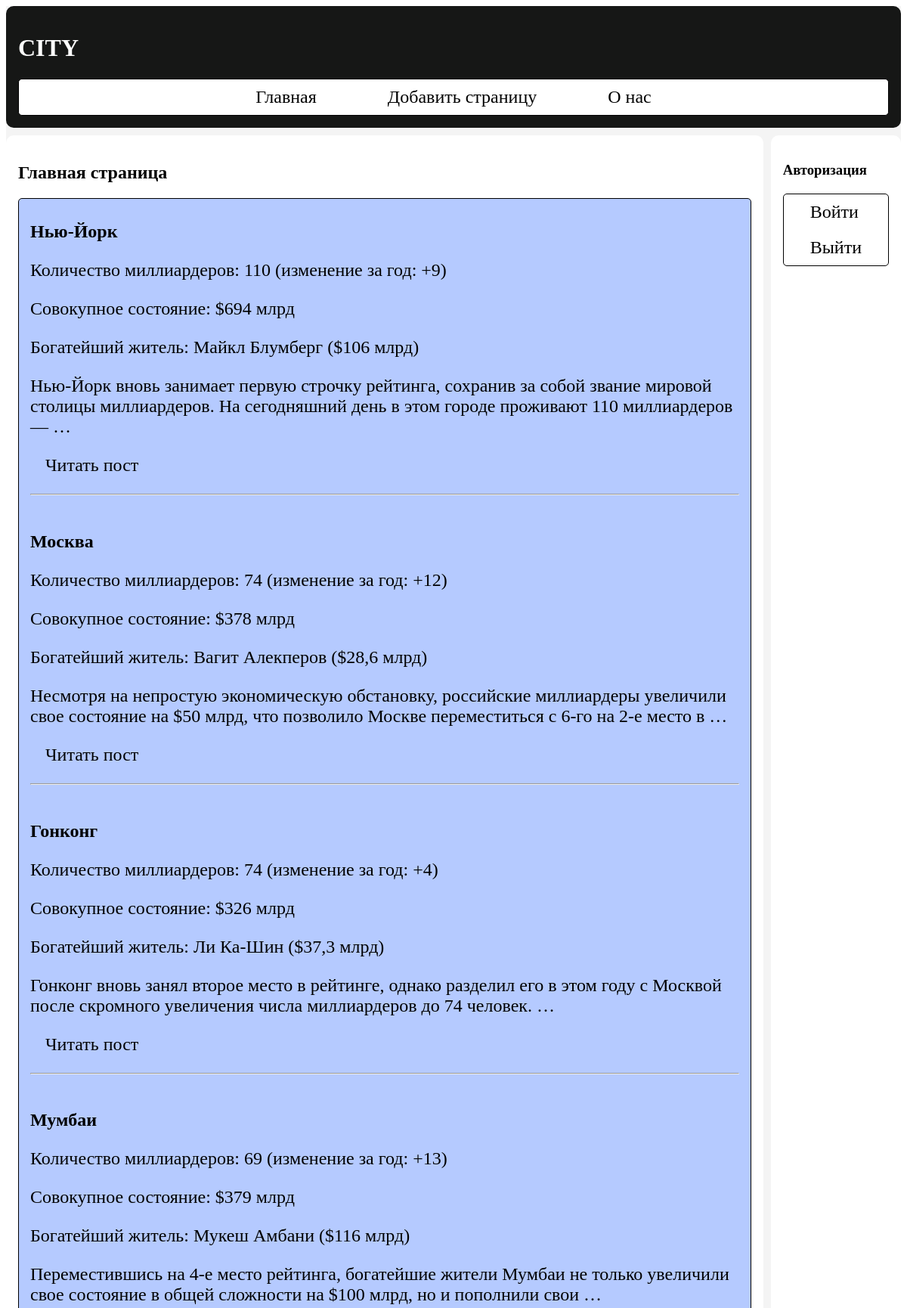
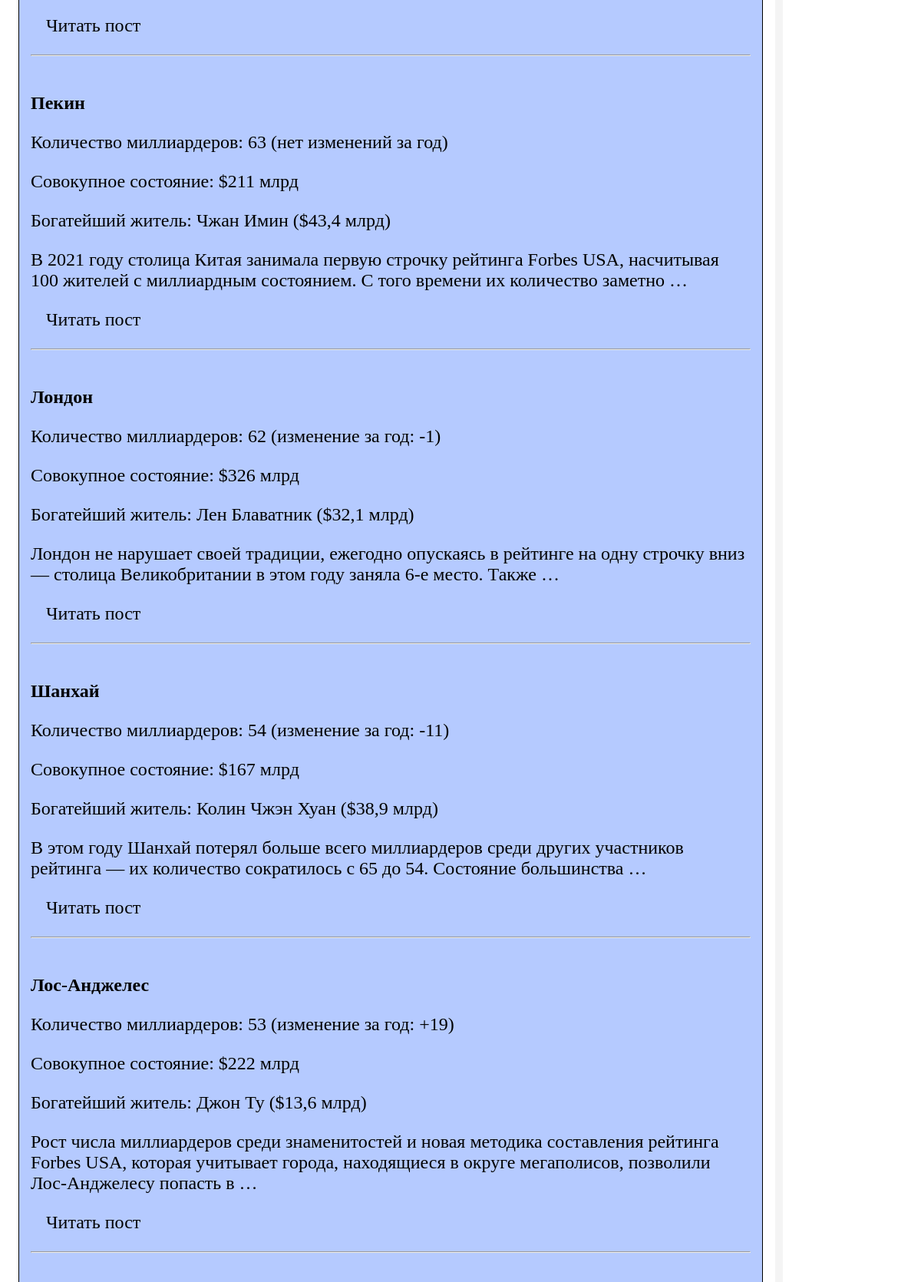
The page / (upper part) on the database its author committed (2 pictures, top to bottom).
### appcity/models.py (models this page shows, shortened)
class City(models.Model):
    class Status(models.IntegerChoices):
        DRAFT = 0, 'Черновик'
        PUBLISHED = 1, 'Опубликовано'
    title = models.CharField(max_length=250,verbose_name="Заголовк")
    slug=models.SlugField(max_length=250,unique=True,db_index=True,verbose_name="Слог")
    content=models.TextField(blank = True,verbose_name="Контент")
    time_create = models.DateTimeField(auto_now_add=True)
    time_update=models.DateTimeField(auto_now=True)
    is_published = models.BooleanField(choices=tuple(map(lambda x: (bool(x[0]), x[1]), Status.choices)),
                                       default=Status.DRAFT, verbose_name="Статус")
    image = models.ImageField(upload_to='uploads/', blank=True, null=True,verbose_name="Фото")  # Поле для изображения
    def get_absolute_url(self):
        return reverse('post', kwargs={'post_slug':self.slug.strip()})

### appcity/views.py (the view)
# urls.py: path('',views.index,name='home'),
def index(request):
    posts=City.objects.all()
    data = {
        'title': 'Главная страница',
        'menu': menu,
        'posts': posts,
    }
    return render(request, 'city/index.html',context = data)

### appcity/templates/city/index.html
{% extends 'base.html' %}
{% block content %}
<h1>{{title}}</h1>
<ul>
    {% for p in posts %}
    <li>
        <h2>{{ p.title }}</h2>
        <p>{{ p.content|linebreaks|truncatewords:40 }}</p>
        <p><a href={{ p.get_absolute_url }}>Читать пост</a> </p>
        <hr>
    </li>
    {% endfor %}
</ul>
{% endblock %}

### templates/base.html (shortened to what this page needs)
{% load static %}
<!DOCTYPE html>
<html lang="en">
<head>
    <link type="text/css" href="{% static 'city/css/main.css' %}" rel="stylesheet"/>
</head>
<body>
    <div class="wrapper">
        <header>
            <h1>CITY</h1>
            <nav>
                <ul>
                    {%for i in menu%}
                    <li><a href='{% url i.url_name %}'>{{i.title}}</a></li>
                    {% endfor %}
                </ul>
            </nav>
        </header>
            <article>
              {% block content %} {%endblock%}
            </article>
            <aside>
                <h3>Авторизация</h3>
                <ul>
                    <li><a href="{% url 'users:login' %}">Войти</a></li>
                    <li><a href="{% url 'users:logout' %}">Выйти</a></li>
                </ul>
            </aside>
    </div>
</body>
</html>

### appcity/static/city/css/main.css (style rules this page uses)
.wrapper { background-color: #f4f4f4; display: grid; gap: 10px; }
.wrapper > * { padding: 1rem; border-radius: 10px; }
header { color: white; background-color: #161716; }
nav { text-align: center; }
nav ul { background-color: white; list-style-type: none; padding: 0; margin: 0; }
nav ul li { display: inline-block; margin-left: 20px; }
nav ul li:first-child { margin-left: 0; }
p { font-size: 24px; display: block; margin-block-start: 1em; margin-block-end: 1em; margin-inline-start: 0px; margin-inline-end: 0px; unicode-bidi: isolate; }
a { color: #000000; text-decoration: none; padding: 10px 20px; font-size: 24px; }
article { color: black; background-color: white; }
aside { color: black; background-color: white; }
aside ul { list-style-type: none; padding: 0; margin: 20px 0; background-color: white; border-radius: 5px; }
ul { list-style-type: none; padding: 0; margin: 20px 0; background-color: #b5caff; border: 1px solid #000000; border-radius: 5px; }
ul li { padding: 10px 15px; transition: background-color 0.3s; }
ul li:last-child { border-bottom: none; }
@media (min-width :747px) { header { grid-column: 1 / 3; grid-row: 1 / 2; } }
@media (min-width :747px) { article { grid-column: 1 / 2; grid-row: 2 / 3; } }
@media (min-width :747px) { aside { grid-column: 2 / 3; grid-row: 2 / 3; } }
@media (min-width :1024px) { header { grid-column: 1 / 3; grid-row: 1 / 2; } }
@media (min-width :1024px) { article { grid-column: 1 / 2; grid-row: 2 / 3; } }
@media (min-width :1024px) { aside { grid-column: 2 / 3; grid-row: 2 / 3; } }

### rows shown on the page
City: title "Нью-Йорк", content "Количество миллиардеров: 110 (изменение за год: +9) Совокупное состояние: $694 млрд Богатейший житель: Майкл Блумберг ($106 млрд) Нью-Йорк вновь занимает первую строчку рейтинга, сохранив за собой звание мировой столицы миллиардеров. На сегодняшний день в этом городе проживают 110 миллиардеров — …"
City: title "Москва", content "Количество миллиардеров: 74 (изменение за год: +12) Совокупное состояние: $378 млрд Богатейший житель: Вагит Алекперов ($28,6 млрд) Несмотря на непростую экономическую обстановку, российские миллиардеры увеличили свое состояние на $50 млрд, что позволило Москве переместиться с 6-го на 2-е место в …"
City: title "Гонконг", content "Количество миллиардеров: 74 (изменение за год: +4) Совокупное состояние: $326 млрд Богатейший житель: Ли Ка-Шин ($37,3 млрд) Гонконг вновь занял второе место в рейтинге, однако разделил его в этом году с Москвой после скромного увеличения числа миллиардеров до 74 человек. …"
City: title "Мумбаи", content "Количество миллиардеров: 69 (изменение за год: +13) Совокупное состояние: $379 млрд Богатейший житель: Мукеш Амбани ($116 млрд) Переместившись на 4-е место рейтинга, богатейшие жители Мумбаи не только увеличили свое состояние в общей сложности на $100 млрд, но и пополнили свои …"
City: title "Пекин", content "Количество миллиардеров: 63 (нет изменений за год) Совокупное состояние: $211 млрд Богатейший житель: Чжан Имин ($43,4 млрд) В 2021 году столица Китая занимала первую строчку рейтинга Forbes USA, насчитывая 100 жителей с миллиардным состоянием. С того времени их количество заметно …"
City: title "Лондон", content "Количество миллиардеров: 62 (изменение за год: -1) Совокупное состояние: $326 млрд Богатейший житель: Лен Блаватник ($32,1 млрд) Лондон не нарушает своей традиции, ежегодно опускаясь в рейтинге на одну строчку вниз — столица Великобритании в этом году заняла 6-е место. Также …"
City: title "Шанхай", content "Количество миллиардеров: 54 (изменение за год: -11) Совокупное состояние: $167 млрд Богатейший житель: Колин Чжэн Хуан ($38,9 млрд) В этом году Шанхай потерял больше всего миллиардеров среди других участников рейтинга — их количество сократилось с 65 до 54. Состояние большинства …"
City: title "Лос-Анджелес", content "Количество миллиардеров: 53 (изменение за год: +19) Совокупное состояние: $222 млрд Богатейший житель: Джон Ту ($13,6 млрд) Рост числа миллиардеров среди знаменитостей и новая методика составления рейтинга Forbes USA, которая учитывает города, находящиеся в округе мегаполисов, позволили Лос-Анджелесу попасть в …"

### other values the page prints
{{ i.title }} "Главная" "Добавить страницу" "О нас"
{{ title }} "Главная страница"
